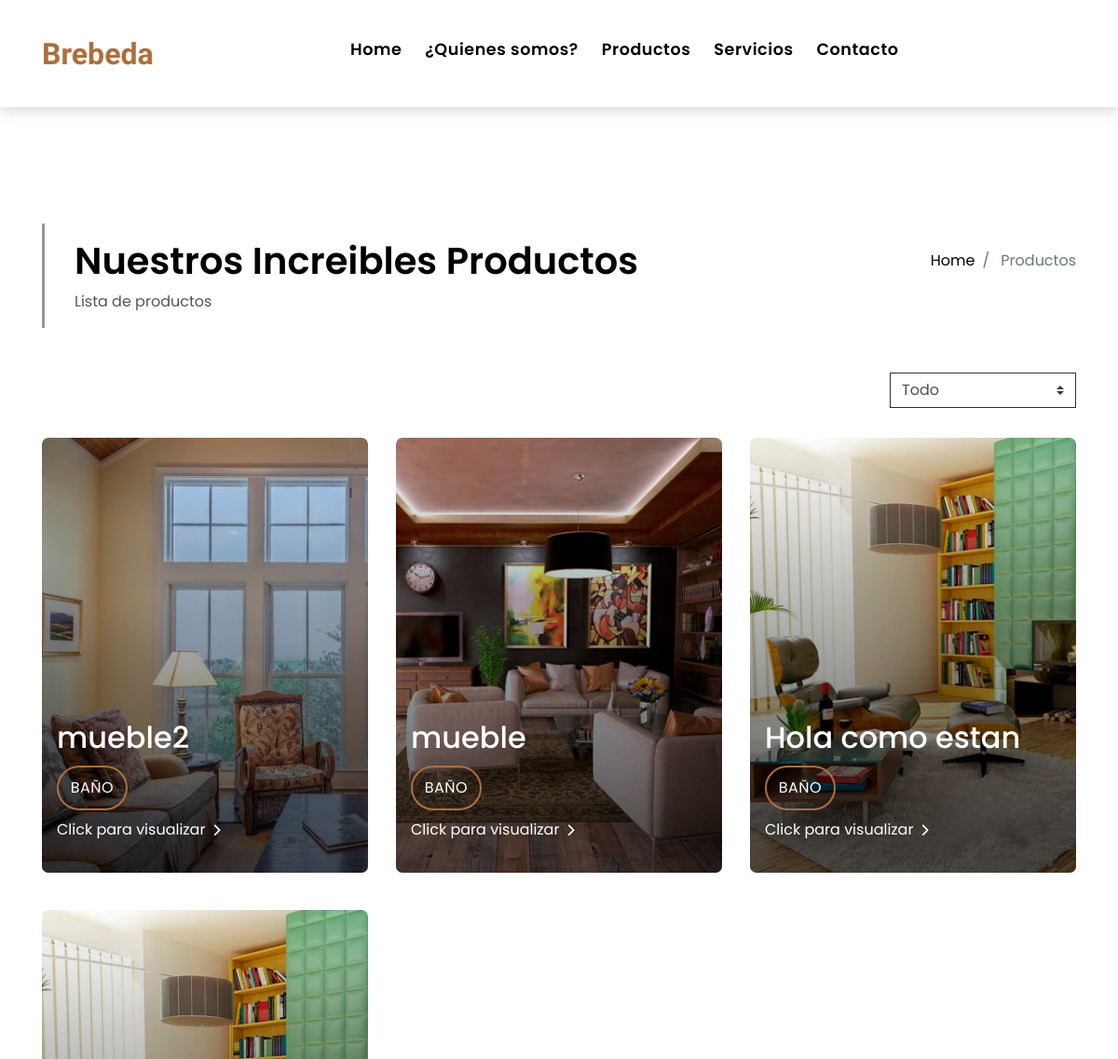
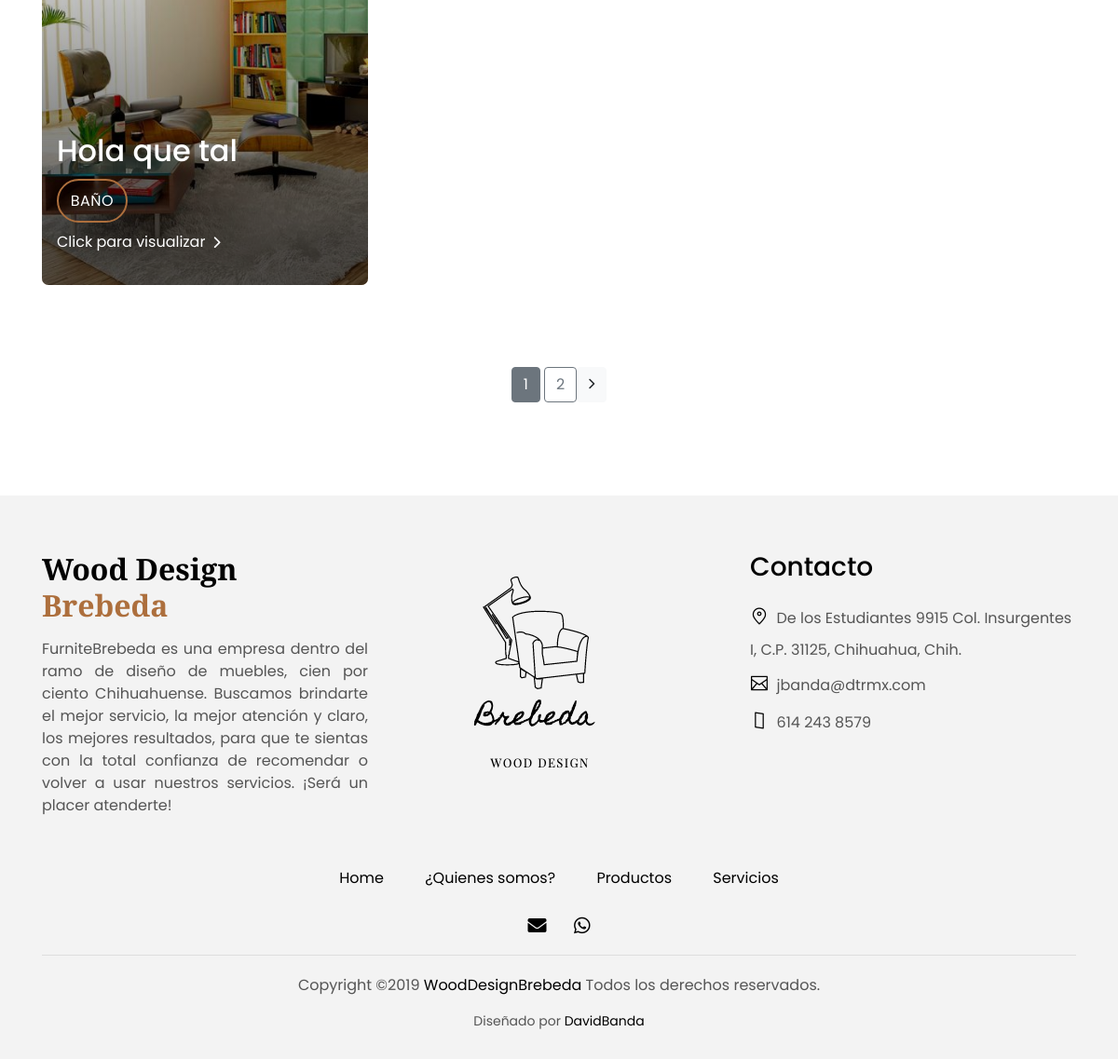
/productos/, run on the app's committed database (2 pictures, top to bottom).
### products/models.py (models this page shows, shortened)
class Product(models.Model):
    title = models.CharField(max_length=100)
    categories = (
        ('Baño', 'Baño'),
        ('Cocina', 'Cocina'),
        ('Comedor', 'Comedor'),
        ('Recamara', 'Recamara'),
        ('Sala', 'Sala'),
    )
    category = models.CharField(max_length=10, choices=categories, default='Baño')
    content = models.TextField()
    price = models.CharField(max_length=15)
    date_posted = models.DateTimeField(default=timezone.now)
    author = models.ForeignKey(User, on_delete=models.CASCADE)
    image = models.ImageField(default='default.jpg', upload_to='profile_pics')
    def __str__(self):
        str1 = self.title
        temp = ''
        for s in str1:
            if s == ' ':
                s = '-'
            temp = temp + s
        return temp

### products/views.py (the view, shortened to what this page needs)
# urls.py: path('productos/', views.ProductListView.as_view(), name='products-product_grid'),
class ProductListView(ListView):
    model = Product
    template_name = 'products/product_grid.html'  # <app>/<model>_<viewtype>.html
    context_object_name = 'Product'
    ordering = ['-date_posted']
    extra_context = {'title': 'Productos', 'category': 'Todo'}
    paginate_by = 4

### products/templates/products/product_grid.html (shortened to what this page needs)
{% extends "products/index.html" %}
{% block content %}
<section class="intro-single">
  <div class="container">
    <div class="row">
      <div class="col-md-12 col-lg-8">
        <div class="title-single-box">
          <h1 class="title-single">Nuestros Increibles Productos</h1>
          <span class="color-text-a">Lista de productos</span>
        </div>
      </div>
      <div class="col-md-12 col-lg-4">
        <nav aria-label="breadcrumb" class="breadcrumb-box d-flex justify-content-lg-end">
          <ol class="breadcrumb">
            <li class="breadcrumb-item">
              <a href="{% url 'products-home' %}">Home</a>
            </li>
            <li class="breadcrumb-item active" aria-current="page">
              Productos
            </li>
          </ol>
        </nav>
      </div>
    </div>
  </div>
</section>
<section class="property-grid grid">
  <div class="container">
    <div class="row">
      <div class="col-sm-12">
        <div class="grid-option">
          <form method="post" name="q">
            <select class="custom-select" name="drop" onchange='if(this.value != 0) { this.form.submit(); }'>
              <option value="Todo">Todo</option>
            </select>
          </form>
        </div>
      </div>
    </div>
  </div>
</section>
<section class="property-grid grid">
  <div class="container">
    <div class="row">
      {% for product in Product %}
        <div class="col-md-4">
          <div class="card-box-a card-shadow">
            <div class="img-box-a">
              <img src="{{ product.image.url }}" id="img-roun" class="img-a img-fluid">
            </div>
            <div class="card-overlay">
              <div class="card-overlay-a-content">
                <div class="card-header-a">
                  <h2 class="card-title-a">
                    <a href="#">{{ product.title }}
                      <br/> </a>
                  </h2>
                </div>
                <div class="card-body-a">
                  <div class="price-box d-flex">
                    <span class="price-a">{{ product.category }}</span>
                  </div>
                  <a href="{% url 'product-single' product product.id %}" class="link-a">Click para visualizar
                    <span class="ion-ios-arrow-forward"></span>
                  </a>
                </div>
              </div>
            </div>
          </div>
        </div>
      {% endfor %}
    </div>
  </div>
</section>
<br><br>
{% if is_paginated %}
  <div class="container">
    <div class="row">
      <div class="col-sm-12">
        <nav class="pagination-a">
          <ul class="pagination justify-content-center">
            <li class="page-item active">
              {% for num in page_obj.paginator.page_range %}
                {% if page_obj.number == num %}
                  <a class="btn btn-secondary mb-4" href="?page={{ num }}">{{ num }} </a>
                {% elif num > page_obj.number|add:'-3' and num < page_obj.number|add:'3' %}
                  <a class="btn btn-outline-secondary mb-4" href="?page={{ num }}">{{ num }} </a>
                {% endif %}
              {% endfor %}
            </li>
            <li class="page-item next">
              {% if page_obj.has_next %}
                <a class="btn btn-light mb-4" href="?page={{ page_obj.paginator.num_pages }}">
                  <span class="ion-ios-arrow-forward mb-4"></span>
                </a>
              {% endif %}
            </li>
          </ul>
        </nav>
      </div>
    </div>
  </div>
{% endif %}
{% endblock content %}

### products/templates/products/index.html (shortened to what this page needs)
{% load static %}
<!DOCTYPE html>
<html lang="en">
<head>
  <link rel="stylesheet" href="https://stackpath.bootstrapcdn.com/bootstrap/4.3.1/css/bootstrap.min.css">
  <link rel="stylesheet" type="text/css" href="{% static 'products/css/main.css' %}">
  <link rel="stylesheet" type="text/css" href="{% static 'products/css/flaticon.css' %}">
  <link rel="stylesheet" href="https://use.fontawesome.com/releases/v5.0.8/css/all.css">
  <link rel="stylesheet" href="https://cdnjs.cloudflare.com/ajax/libs/animate.css/3.7.2/animate.min.css">
  <link rel="stylesheet" type="text/css" href="{% static 'products/ionicons/css/ionicons.css' %}">
  <link rel="stylesheet" type="text/css" href="{% static 'products/ionicons/css/ionicons.min.css' %}">
  <link rel="stylesheet" type="text/css" href="{% static 'products/owlcarousel/assets/owl.carousel.min.css' %}">
</head>
<body>
  <nav class="navbar navbar-default navbar-trans navbar-expand-lg fixed-top">
    <div class="container">
      <a class="navbar-brand text-brand" onclick="topFunction()" href="#" id="furniture"><span class="color-b"> Brebeda</span></a>
      <div class="navbar-collapse collapse justify-content-center" id="navbarDefault">
        <ul class="navbar-nav">
          <li class="nav-item">
            <a class="nav-link" href="#" onclick="topFunction()" id="home">Home</a>
          </li>
          <li class="nav-item">
            <a class="nav-link" href="{% url 'products-about' %}">¿Quienes somos?</a>
          </li>
          <li class="nav-item">
            <a class="nav-link" href="{% url 'products-product_grid' %}">Productos</a>
          </li>
          <li class="nav-item">
            <a class="nav-link" href="#servicios" onclick="toHome()">Servicios</a>
          </li>
          <li class="nav-item">
            <a class="nav-link" href="#contacto">Contacto</a>
          </li>
        </ul>
      </div>
    </div>
  </nav>
  <br>
  <br>
  {% block content %}{% endblock %}
  <section class="section-footer" id="contacto">
    <div class="container">
      <div class="row">
        <div class="col-sm-12 col-md-4">
          <div class="widget-a">
            <div class="w-header-a">
              <h3 class="w-title-a text-brand">Wood Design<span class="color-cafe"> Brebeda</span></h3>
            </div>
            <div class="w-body-a">
              <p class="w-text-a color-text-a" style="text-align:justify;">
                FurniteBrebeda es una empresa dentro del ramo de diseño de muebles, cien
                por ciento Chihuahuense. Buscamos brindarte el mejor servicio, la mejor atención y
                claro, los mejores resultados, para que te sientas con la total confianza de recomendar
                o volver a usar nuestros servicios. ¡Será un placer atenderte!
              </p>
            </div>
          </div>
        </div>
        <div class="col-sm-12 col-md-4 section-md-t3">
          <div class="widget-a">
            <img src="{% static 'products/img/logo.png' %}" class="logo" alt="">
          </div>
        </div>
        <div class="col-sm-12 col-md-4 section-md-t3">
          <div class="widget-a">
            <div class="w-header-a">
              <h3 class="w-title-a">Contacto</h3>
            </div>
            <div class="w-body-a">
              <ul class="list-unstyled">
                <li><i class="flaticon flaticon-placeholder"></i><span>&nbsp; De los Estudiantes 9915 Col. Insurgentes I, C.P. 31125, Chihuahua, Chih.</span></li>
                <li><a href="mailto:jbanda@dtrmx.com"><i class="flaticon-envelope"></a></i><span>&nbsp; jbanda@dtrmx.com</span></li>
                <li><a href="https://api.whatsapp.com/send?phone=526142438579&text=Hola%20Furniture%20Brebeda&source=&data="><i class="flaticon-smartphone"></a></i><span>&nbsp; 614 243 8579</span></li>
              </ul>
            </div>
          </div>
        </div>
      </div>
    </div>
  </section>
  <footer>
    <div class="container">
      <div class="row">
        <div class="col-md-12">
          <nav class="nav-footer">
            <ul class="list-inline">
              <li class="list-inline-item">
                <a class="nav-link" href="#" onclick="topFunction()">Home</a>
              </li>
              <li class="list-inline-item">
                <a class="nav-link" href="{% url 'products-about' %}">¿Quienes somos?</a>
              </li>
              <li class="list-inline-item">
                <a class="nav-link" href="{% url 'products-product_grid' %}">Productos</a>
              </li>
              <li class="list-inline-item">
                <a class="nav-link" href="#servicios" onclick="toHome()" id="GoSer">Servicios</a>
              </li>
            </ul>
          </nav>
          <div class="socials-a">
            <ul class="list-inline">
              <li class="list-inline-item">
                <a id="envelope" href="mailto:jbanda@dtrmx.com" target=_blank>
                  <i class="fa fa-envelope" aria-hidden="true"></i>
                </a>
              </li>
              <li class="list-inline-item">
                <a id="whatsapp" href="https://api.whatsapp.com/send?phone=526142438579&text=Hola%20Wood%20Design%20Brebeda&source=&data=" target=_blank>
                  <i class="fab fa-whatsapp" aria-hidden="true"></i>
                </a>
              </li>
            </ul>
          </div>
          <div class="copyright-footer">
            <p class="copyright color-text-a">
              Copyright &copy;2019
              <span class="color-a">WoodDesignBrebeda </span>Todos los derechos reservados.
            </p>
          </div>
          <div class="credits">
            Diseñado por <a href="https://api.whatsapp.com/send?phone=526144015760&text=Hola%20David%20Banda&source=&data=" target=_blank>DavidBanda</a>
          </div>
        </div>
      </div>
    </div>
  </footer>
</body>
</html>

### data on the page
Product: image (picture), title "mueble2", category "BAÑO"
Product: image (picture), title "mueble", category "BAÑO"
Product: image (picture), title "Hola como estan", category "BAÑO"
Product: image (picture), title "Hola que tal", category "BAÑO"

### other printed values
{{ num }} "1"
{{ num }} "2"
